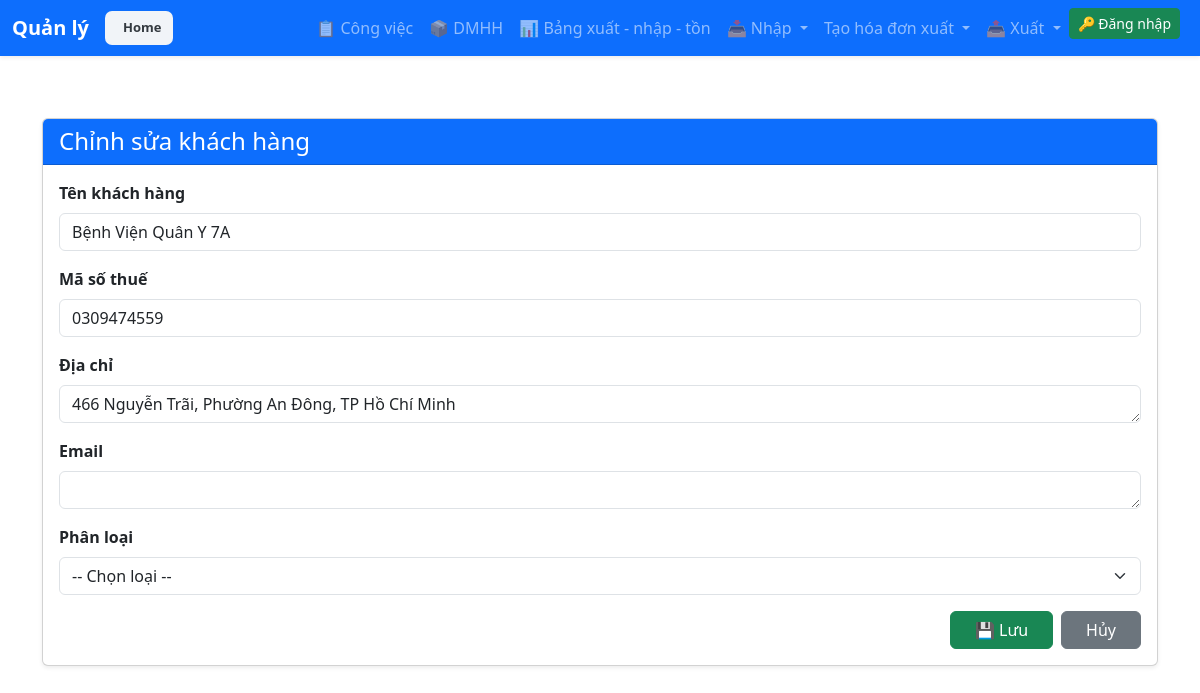
The app's page /invoice/invoice/customer/357/edit/ with its own data.
### invoice_reader_app/model_invoice.py (models this page shows, shortened)
class Customer(models.Model):
    ten_khach_hang = models.CharField(max_length=255)
    ten_viet_tat = models.CharField(max_length=50, default="", blank=True)
    ma_so_thue = models.CharField(max_length=20, blank=True, unique=True)
    dia_chi = models.CharField(max_length=255, blank=True)
    phan_loai = models.CharField(max_length=100, blank=True, null=True, default='')
    phai_thu_dau_ky = models.DecimalField(max_digits=18, decimal_places=2, default=0)
    phai_tra_dau_ky = models.DecimalField(max_digits=18, decimal_places=2, default=0)
    mst_image = models.ImageField(upload_to="mst/", null=True, blank=True)
    mst_checked_at = models.DateTimeField(null=True, blank=True)
    email = models.EmailField(blank=True, null=True)

### invoice_reader_app/customer_view.py (the view, shortened to what this page needs)
# urls.py: path('invoice/customer/<int:pk>/edit/', customer_edit, name='customer_edit'),
def customer_edit(request, pk):
    customer = get_object_or_404(Customer, pk=pk)
    products = []
    return render(request, 'customer_form.html', {
        'customer': customer,
        'action': 'Chỉnh sửa',
        'products': products,
    })

### invoice_reader_app/context_processors.py (called while the page is built)
def current_fiscal_year(request):
    return {
        "current_year": request.session.get(
            "fiscal_year", datetime.now().year
        )
    }

### invoice_reader_app/templates/customer_form.html (shortened to what this page needs)
{% extends 'base.html' %}
{% load static %}
{% block content %}
<div class="container py-5">
    <div class="card shadow-sm">
        <div class="card-header bg-primary text-white">
            <h4 class="mb-0">{{ action }} khách hàng</h4>
        </div>
        <div class="card-body">
            <form method="post">
                <div class="mb-3">
                    <label for="ten_khach_hang" class="form-label fw-bold">Tên khách hàng</label>
                    <input type="text" class="form-control" id="ten_khach_hang" name="ten_khach_hang"
                           value="{{ customer.ten_khach_hang|default_if_none:'' }}" required>
                </div>
                <div class="mb-3">
                    <label for="ma_so_thue" class="form-label fw-bold">Mã số thuế</label>
                    <input type="text" class="form-control" id="ma_so_thue" name="ma_so_thue"
                           value="{{ customer.ma_so_thue|default_if_none:'' }}" required>
                </div>
                <div class="mb-3">
                    <label for="dia_chi" class="form-label fw-bold">Địa chỉ</label>
                    <textarea class="form-control" id="dia_chi" name="dia_chi" rows="1">{{ customer.dia_chi|default_if_none:'' }}</textarea>
                </div>
                <div class="mb-3">
                    <label for="email" class="form-label fw-bold">Email</label>
                    <textarea class="form-control" id="email" name="email" rows="1">{{ customer.email|default_if_none:'' }}</textarea>
                </div>
                <div class="mb-3">
                    <label for="phan_loai" class="form-label fw-bold">Phân loại</label>
                    <select class="form-select" id="phan_loai" name="phan_loai" required>
                        <option value="">-- Chọn loại --</option>
                    </select>
                </div>
                <div class="d-flex justify-content-end gap-2 mt-3">
                    <button type="submit" class="btn btn-success px-4">💾 Lưu</button>
                    <a href="{% url 'customers' %}" class="btn btn-secondary px-4">Hủy</a>
                </div>
            </form>
        </div>
    </div>
</div>
{% endblock content %}

### invoice_reader_app/templates/base.html (style rules this page uses)
body { padding-top: 70px; }

### records on screen
Customer: ten_khach_hang "Bệnh Viện Quân Y 7A", ma_so_thue "0309474559", dia_chi "466 Nguyễn Trãi, Phường An Đông, TP Hồ Chí Minh"

### other values on screen
{{ action }} "Chỉnh sửa"
